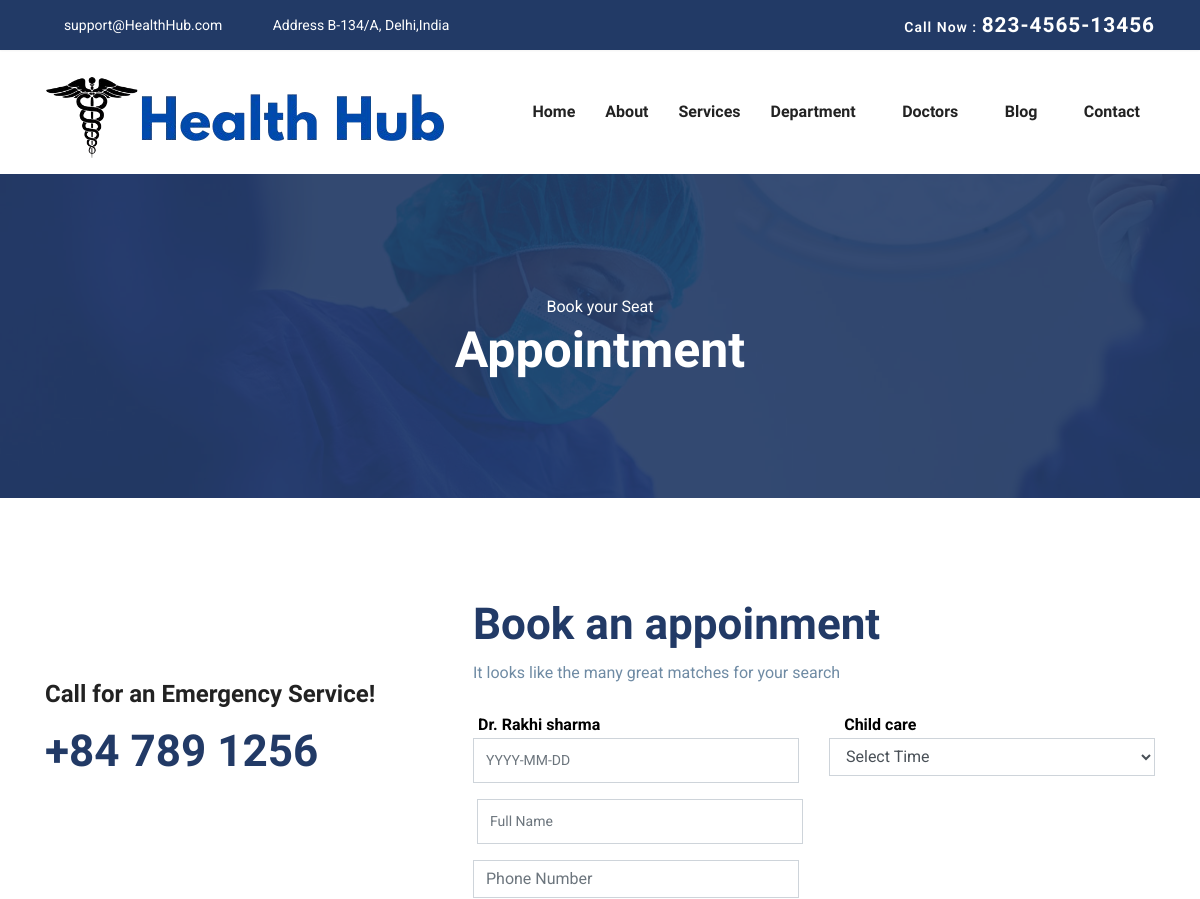
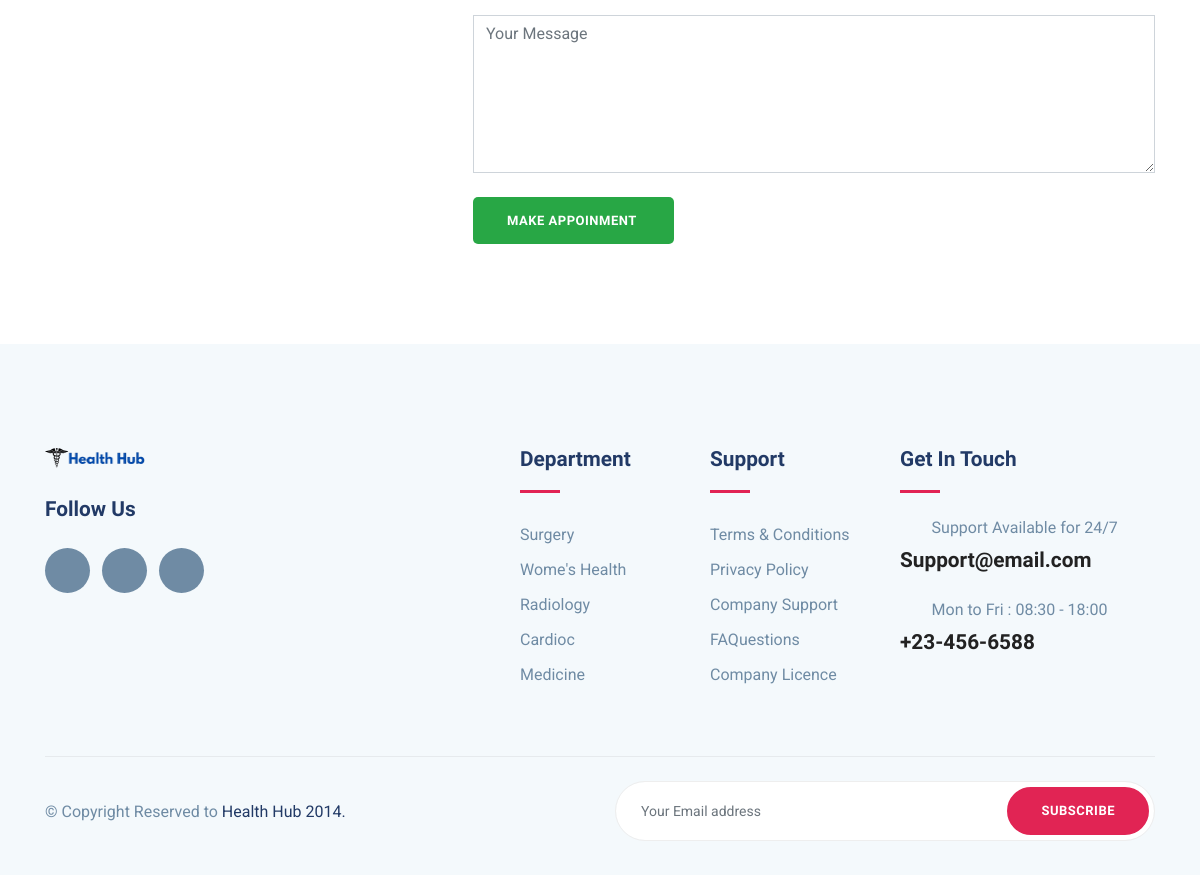
/Appointment/1/, run on the app's committed database (2 pictures, top to bottom).
### appointment/models.py (models this page shows, shortened)
class DoctorDetail(models.Model):
    department_name = models.ForeignKey(Department,on_delete=models.CASCADE)
    doctor_full_name=models.CharField(max_length=150)
    gender=models.CharField(max_length=10)
    age=models.SmallIntegerField()
    education_status=models.CharField(max_length=150)
    work_experience=models.SmallIntegerField()
    email_id=models.CharField(max_length=100)
    mobile_number=models.BigIntegerField()
    doctor_description=models.TextField()
    avialiable_work_hours=models.SmallIntegerField()
    state=models.CharField(max_length=100)
    city=models.CharField(max_length=100)
    image = models.ImageField(upload_to='doctor_images/')

class Department(models.Model):
    department_name=models.CharField(max_length=150)
    department_description=models.TextField()
    image = models.ImageField(upload_to='department_images/')

### health_care/views.py (the view, shortened to what this page needs)
# urls.py: path('Appointment/<int:id>/', views.appointmentPage, name='AppointmentDetail'),
def appointmentPage(request,id):
    my_list=[]
    msg=''
    Doctor_detail = None
    if id is not None:
      Doctor_detail=DoctorDetail.objects.filter(id=id).values()
    if Doctor_detail:
      dict1={}
      dict1['doc_name']=Doctor_detail[0]['doctor_full_name']
      doc_department_id=Doctor_detail[0]['department_name_id']
      Deparment_details=Department.objects.filter(id=doc_department_id).values()
      dict1['department_name']=Deparment_details[0]['department_name']
      my_list.append(dict1)
      print(my_list)
    return render(request,"appointment.html",{'my_list':my_list,"Doctor_detail":Doctor_detail ,'id':id,})

### templates/appointment.html (shortened to what this page needs)
{% extends "base.html" %}
   {% block "content" %}
<section class="page-title bg-1">
	<div class="container">
	  <div class="row">
		<div class="col-md-12">
		  <div class="block text-center">
			<span class="text-white">Book your Seat</span>
			<h1 class="text-capitalize mb-5 text-lg">Appointment</h1>
		  </div>
		</div>
	  </div>
	</div>
  </section>
  <section class="appoinment section">
	<div class="container">
	  <div class="row">
		<div class="col-lg-4">
			<div class="mt-3">
			  <div class="feature-icon mb-3">
				<i class="icofont-support text-lg"></i>
			  </div>
			   <span class="h3">Call for an Emergency Service!</span>
				<h2 class="text-color mt-3">+84 789 1256 </h2>
			</div>
		</div>
		<div class="col-lg-8">
			 <div class="appoinment-wrap mt-5 mt-lg-0 pl-lg-5">
			  <h2 class="mb-2 title-color">Book an appoinment</h2>
			  <p class="mb-4">It looks like the many great matches for your search</p>
				 <form class="appointment-form" id="Appointment-form" method="post" >
					<div class="row">
                        {% for app in my_list %}
						<div class="doctor-department-info">
							<span class="doctor-name" style="color: black; font-weight:bold; margin-right: 240px; margin-left:20px" >{{ app.doc_name }}</span>
							<span class="department-name" style="color: black; font-weight:bold;">{{ app.department_name }}</span>
						</div>
                    {% endfor %}
						   <div class="col-lg-6">
							  <div class="form-group">
								  <input name="Date" id="date" type="text" class="form-control" placeholder="YYYY-MM-DD">
								</div>
						  </div>
						  <div class="col-lg-6">
							  <div class="form-group">
								<select name="Time" class="form-control " id="exampleFormControlSelect3" placeholder="HH:MM[:ss[.uuuuuu]]-HH:MM[:ss[.uuuuuu]]" >
									<option>Select  Time</option>
								</select>
							  </div>
						  </div>
						  <div class="col-lg-6">
							<div class="form-group">
								<input name="full_name" id="name" type="text" class="form-control" placeholder="Full Name">
							</div>
						</div>
						  <div class="col-lg-6">
							  <div class="form-group">
								  <input name="Phone" id="phone" type="Number" class="form-control " placeholder="Phone Number">
							  </div>
						  </div>
					  </div>
					  <div class="form-group-2 mb-4">
						  <textarea name="message" id="message" class="form-control " rows="6" placeholder="Your Message"></textarea>
					  </div>
					  <input type="submit" class="btn btn-success" value="Make Appoinment "  />
					</form>
			  </div>
		  </div>
		</div>
	  </div>
  </section>
  {% endblock "content" %}

### static/css/style.css (style rules this page uses)
html { overflow-x: hidden; }
body { line-height: 1.6; font-family: "Roboto", sans-serif; -webkit-font-smoothing: antialiased; font-size: 16px; color: #6F8BA4; font-weight: 400; }
h1, .h1, h2, .h2, h3, .h3, h4, .h4, h5, .h5, h6, .h6 { font-family: "Exo", sans-serif; font-weight: 700; color: #222; }
h1, .h1 { font-size: 2.5rem; }
h2, .h2 { font-size: 44px; }
h3, .h3 { font-size: 1.5rem; }
p { line-height: 30px; justify-items: center; }
input[type="email"], input[type="password"], input[type="text"], input[type="tel"] { box-shadow: none; height: 45px; outline: none; font-size: 14px; }
.form-control { box-shadow: none; border-radius: 0; }
.btn { display: inline-block; font-size: 14px; font-size: 0.8125rem; font-weight: 700; letter-spacing: .5px; padding: .75rem 2rem; font-family: "Exo", sans-serif; text-transform: uppercase; border-radius: 5px; border: 2px solid transparent; transition: all .35s ease; }
.section { padding: 100px 0; }
.text-lg { font-size: 3.75rem; }
.page-title { padding: 120px 0px 70px 0px; position: relative; }
.page-title .block h1 { color: #fff; }
.title-color { color: #223a66; }
.text-lg { font-size: 50px; }
.bg-1 { background: url("../images/bg/22.jpg") no-repeat 50% 50%; background-size: cover; position: relative; }
.bg-1 .block text-center ,span ,h4,h1 { margin-bottom: 20px; }
.text-color { color: #223a66; }
.section doctors ,section-title ,p { width: 400px; }

### data on the page
DoctorDetail: doc_name "Dr. Rakhi sharma"
Department: department_name "Child care"
